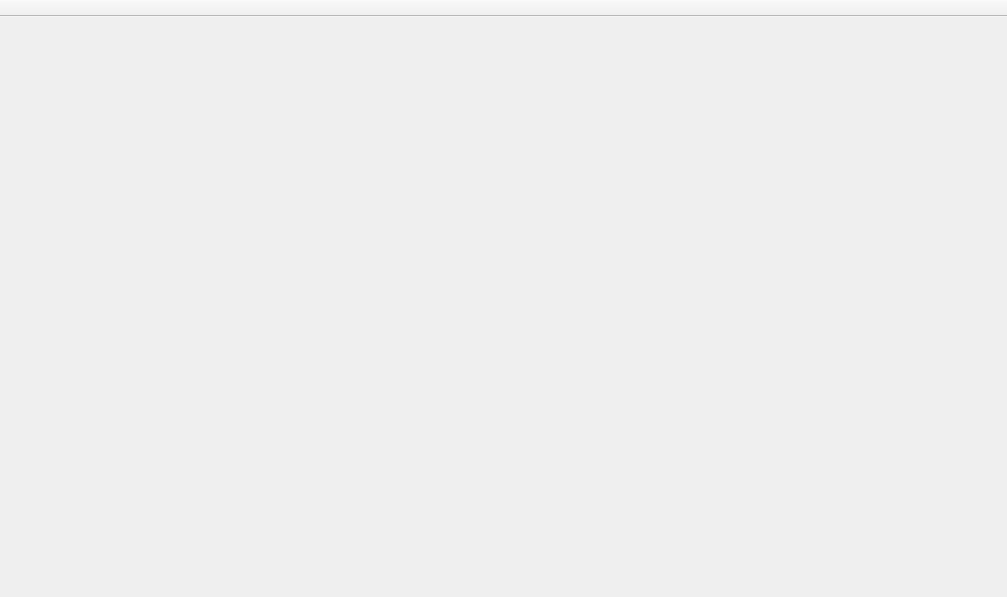
<?xml version="1.0" encoding="UTF-8"?>
<ui version="4.0">
 <class>MainWindow</class>
 <widget class="QMainWindow" name="MainWindow">
  <property name="geometry">
   <rect>
    <x>0</x>
    <y>0</y>
    <width>1007</width>
    <height>597</height>
   </rect>
  </property>
  <property name="sizePolicy">
   <sizepolicy hsizetype="Fixed" vsizetype="Fixed">
    <horstretch>0</horstretch>
    <verstretch>0</verstretch>
   </sizepolicy>
  </property>
  <property name="windowTitle">
   <string>QtPaint</string>
  </property>
  <property name="toolTipDuration">
   <number>1</number>
  </property>
  <property name="iconSize">
   <size>
    <width>24</width>
    <height>24</height>
   </size>
  </property>
  <widget class="QWidget" name="centralWidget">
   <property name="sizePolicy">
    <sizepolicy hsizetype="Expanding" vsizetype="Expanding">
     <horstretch>0</horstretch>
     <verstretch>0</verstretch>
    </sizepolicy>
   </property>
   <layout class="QHBoxLayout" name="horizontalLayout">
    <property name="leftMargin">
     <number>0</number>
    </property>
    <property name="topMargin">
     <number>0</number>
    </property>
    <property name="rightMargin">
     <number>0</number>
    </property>
    <property name="bottomMargin">
     <number>0</number>
    </property>
   </layout>
  </widget>
  <widget class="QToolBar" name="toolbar">
   <property name="movable">
    <bool>false</bool>
   </property>
   <property name="orientation">
    <enum>Qt::Horizontal</enum>
   </property>
   <property name="iconSize">
    <size>
     <width>22</width>
     <height>22</height>
    </size>
   </property>
   <property name="toolButtonStyle">
    <enum>Qt::ToolButtonIconOnly</enum>
   </property>
   <property name="floatable">
    <bool>false</bool>
   </property>
   <attribute name="toolBarArea">
    <enum>TopToolBarArea</enum>
   </attribute>
   <attribute name="toolBarBreak">
    <bool>false</bool>
   </attribute>
  </widget>
  <widget class="QStatusBar" name="statusBar">
   <property name="sizeGripEnabled">
    <bool>false</bool>
   </property>
  </widget>
  <action name="actionOpen">
   <property name="icon">
    <iconset resource="resources.qrc">
     <normaloff>:/icons/new-file.svg</normaloff>:/icons/new-file.svg</iconset>
   </property>
   <property name="text">
    <string>Open file</string>
   </property>
   <property name="toolTip">
    <string>Open image</string>
   </property>
  </action>
  <action name="actionSave">
   <property name="icon">
    <iconset resource="resources.qrc">
     <normaloff>:/icons/save.svg</normaloff>:/icons/save.svg</iconset>
   </property>
   <property name="text">
    <string>Save file</string>
   </property>
   <property name="toolTip">
    <string>Save image</string>
   </property>
  </action>
  <action name="actionNew">
   <property name="icon">
    <iconset resource="resources.qrc">
     <normaloff>:/icons/open.svg</normaloff>:/icons/open.svg</iconset>
   </property>
   <property name="text">
    <string>New image</string>
   </property>
   <property name="toolTip">
    <string>Create image</string>
   </property>
  </action>
  <action name="actionPaste">
   <property name="icon">
    <iconset resource="resources.qrc">
     <normaloff>:/icons/paste.svg</normaloff>:/icons/paste.svg</iconset>
   </property>
   <property name="text">
    <string>Paste</string>
   </property>
   <property name="toolTip">
    <string>Paste image from clipboard</string>
   </property>
  </action>
  <action name="actionCopy">
   <property name="icon">
    <iconset resource="resources.qrc">
     <normaloff>:/icons/copy.svg</normaloff>:/icons/copy.svg</iconset>
   </property>
   <property name="text">
    <string>Copy</string>
   </property>
   <property name="toolTip">
    <string>Copy image to clipboard</string>
   </property>
  </action>
  <action name="actionLayers">
   <property name="checkable">
    <bool>true</bool>
   </property>
   <property name="checked">
    <bool>true</bool>
   </property>
   <property name="icon">
    <iconset resource="resources.qrc">
     <normaloff>:/icons/layers.svg</normaloff>:/icons/layers.svg</iconset>
   </property>
   <property name="text">
    <string>Layers</string>
   </property>
   <property name="toolTip">
    <string>Show layers</string>
   </property>
  </action>
  <action name="actionPen">
   <property name="icon">
    <iconset resource="resources.qrc">
     <normaloff>:/icons/pen.svg</normaloff>:/icons/pen.svg</iconset>
   </property>
   <property name="text">
    <string>Pen Tool</string>
   </property>
  </action>
  <action name="actionLine">
   <property name="icon">
    <iconset resource="resources.qrc">
     <normaloff>:/icons/line.svg</normaloff>:/icons/line.svg</iconset>
   </property>
   <property name="text">
    <string>Line</string>
   </property>
   <property name="toolTip">
    <string>Line Tool</string>
   </property>
  </action>
  <action name="actionRectangle">
   <property name="icon">
    <iconset resource="resources.qrc">
     <normaloff>:/icons/rectangle.svg</normaloff>:/icons/rectangle.svg</iconset>
   </property>
   <property name="text">
    <string>Rectangle</string>
   </property>
   <property name="toolTip">
    <string>Rectangle Tool</string>
   </property>
  </action>
  <action name="actionEllipse">
   <property name="icon">
    <iconset resource="resources.qrc">
     <normaloff>:/icons/oval.svg</normaloff>:/icons/oval.svg</iconset>
   </property>
   <property name="text">
    <string>Ellipse</string>
   </property>
   <property name="toolTip">
    <string>Ellipse Tool</string>
   </property>
  </action>
  <action name="actionEraser">
   <property name="icon">
    <iconset resource="resources.qrc">
     <normaloff>:/icons/eraser.svg</normaloff>:/icons/eraser.svg</iconset>
   </property>
   <property name="text">
    <string>Eraser</string>
   </property>
   <property name="toolTip">
    <string>Eraser Tool</string>
   </property>
  </action>
 </widget>
 <layoutdefault spacing="6" margin="11"/>
 <resources>
  <include location="resources.qrc"/>
 </resources>
 <connections/>
</ui>
